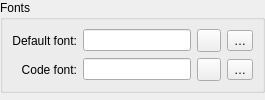
           <widget class="QWidget" name="editorFontColorPage">
            <layout class="QVBoxLayout" name="gridLayout">
             <property name="leftMargin">
              <number>0</number>
             </property>
             <property name="topMargin">
              <number>0</number>
             </property>
             <property name="rightMargin">
              <number>0</number>
             </property>
             <property name="bottomMargin">
              <number>0</number>
             </property>
             <item>
              <widget class="QGroupBox" name="groupBox_18">
               <property name="title">
                <string>Fonts</string>
               </property>
               <layout class="QGridLayout" name="gridLayout_39">
                <item row="0" column="0">
                 <widget class="QLabel" name="noteTextEditFontHeadlineLabel">
                  <property name="text">
                   <string>Default font:</string>
                  </property>
                  <property name="alignment">
                   <set>Qt::AlignRight|Qt::AlignTrailing|Qt::AlignVCenter</set>
                  </property>
                 </widget>
                </item>
                <item row="0" column="1">
                 <widget class="QLineEdit" name="noteTextEditFontLabel">
                  <property name="readOnly">
                   <bool>true</bool>
                  </property>
                 </widget>
                </item>
                <item row="0" column="2">
                 <widget class="QToolButton" name="noteTextEditButton">
                  <property name="toolTip">
                   <string>Set a new font</string>
                  </property>
                  <property name="icon">
                   <iconset theme="gtk-select-font" resource="../breeze-pkbsuite.qrc">
                    <normaloff>:/icons/breeze-pkbsuite/16x16/gtk-select-font.svg</normaloff>:/icons/breeze-pkbsuite/16x16/gtk-select-font.svg</iconset>
                  </property>
                 </widget>
                </item>
                <item row="0" column="3">
                 <widget class="QToolButton" name="noteTextEditResetButton">
                  <property name="toolTip">
                   <string>Reset font</string>
                  </property>
                  <property name="text">
                   <string notr="true">…</string>
                  </property>
                  <property name="icon">
                   <iconset theme="edit-clear" resource="../breeze-pkbsuite.qrc">
                    <normaloff>:/icons/breeze-pkbsuite/16x16/edit-clear.svg</normaloff>:/icons/breeze-pkbsuite/16x16/edit-clear.svg</iconset>
                  </property>
                 </widget>
                </item>
                <item row="1" column="0">
                 <widget class="QLabel" name="noteTextEditCodeFontHeadlineLabel">
                  <property name="text">
                   <string>Code font:</string>
                  </property>
                  <property name="alignment">
                   <set>Qt::AlignRight|Qt::AlignTrailing|Qt::AlignVCenter</set>
                  </property>
                 </widget>
                </item>
                <item row="1" column="1">
                 <widget class="QLineEdit" name="noteTextEditCodeFontLabel">
                  <property name="readOnly">
                   <bool>true</bool>
                  </property>
                 </widget>
                </item>
                <item row="1" column="2">
                 <widget class="QToolButton" name="noteTextEditCodeButton">
                  <property name="toolTip">
                   <string>Set a new font</string>
                  </property>
                  <property name="text">
                   <string/>
                  </property>
                  <property name="icon">
                   <iconset theme="gtk-select-font" resource="../breeze-pkbsuite.qrc">
                    <normaloff>:/icons/breeze-pkbsuite/16x16/gtk-select-font.svg</normaloff>:/icons/breeze-pkbsuite/16x16/gtk-select-font.svg</iconset>
                  </property>
                 </widget>
                </item>
                <item row="1" column="3">
                 <widget class="QToolButton" name="noteTextEditCodeResetButton">
                  <property name="toolTip">
                   <string>Reset font</string>
                  </property>
                  <property name="text">
                   <string notr="true">…</string>
                  </property>
                  <property name="icon">
                   <iconset theme="edit-clear" resource="../breeze-pkbsuite.qrc">
                    <normaloff>:/icons/breeze-pkbsuite/16x16/edit-clear.svg</normaloff>:/icons/breeze-pkbsuite/16x16/edit-clear.svg</iconset>
                  </property>
                 </widget>
                </item>
               </layout>
              </widget>
             </item>
             <item>
              <widget class="FontColorWidget" name="editorFontColorWidget">
               <property name="frameShape">
                <enum>QFrame::NoFrame</enum>
               </property>
               <property name="frameShadow">
                <enum>QFrame::Raised</enum>
               </property>
              </widget>
             </item>
            </layout>
           </widget>
